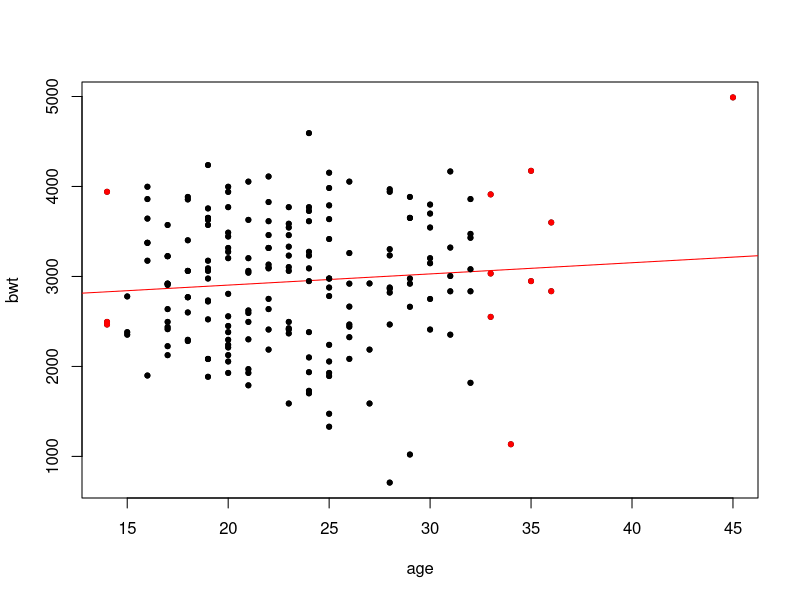
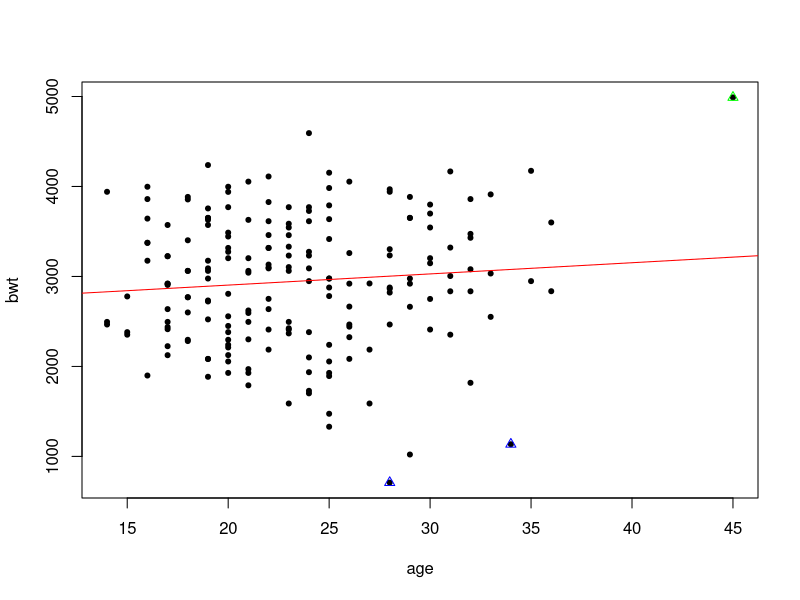
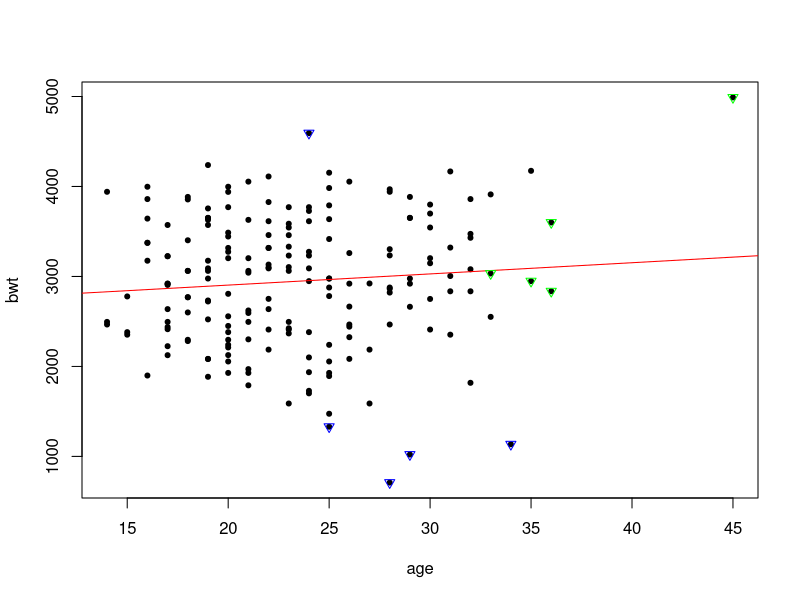
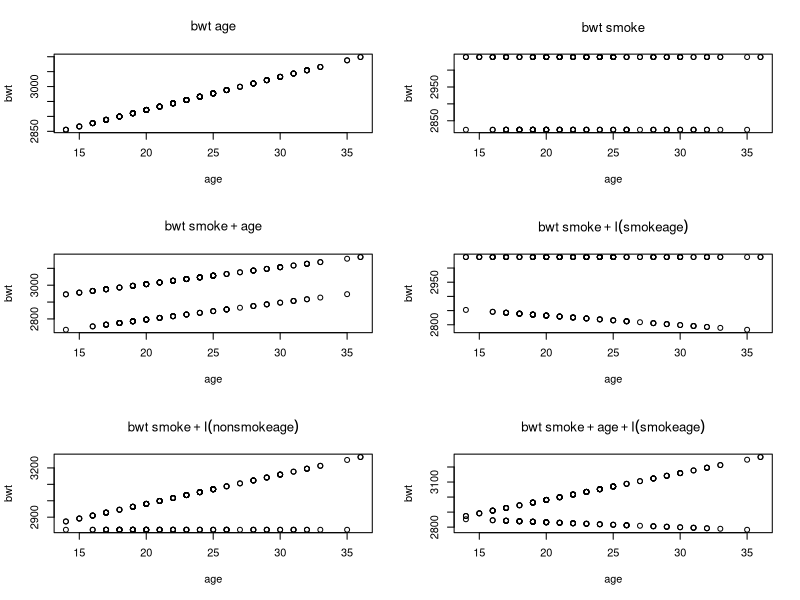

Here is the R script that generated these plots, in order:
## ---- chunk 1
library(MASS)
## ---- chunk 2
modela = lm(bwt~age, data = birthwt)
## ---- chunk 3
inf_measure = influence.measures(modela)
## ---- chunk 4
plot(birthwt$bwt~birthwt$age, pch = 20, xlab = 'age', ylab = 'bwt') # I
abline(modela, col = 'red') # II
flag = inf_measure$infmat
points(birthwt$age, birthwt$bwt, col = ifelse(flag[,6] > 4/dim(birthwt)[1], 'red', 'black'), pch = 20) # III
## ---- chunk 5
plot(birthwt$bwt~birthwt$age, pch = 20, xlab = 'age', ylab = 'bwt') # I
abline(modela, col = 'red')
points(birthwt$age[inf_measure$is.inf[,'dffit'] & inf_measure$infmat[,'dffit'] < 0], birthwt$bwt[inf_measure$is.inf[,'dffit'] & inf_measure$infmat[,'dffit'] < 0], type = 'p', col = 'blue', pch = 2)
points(birthwt$age[inf_measure$is.inf[,'dffit'] & inf_measure$infmat[,'dffit'] >= 0], birthwt$bwt[inf_measure$is.inf[,'dffit'] & inf_measure$infmat[,'dffit'] >= 0], type = 'p', col = 'green', pch = 2)
## ---- chunk 6
plot(birthwt$bwt~birthwt$age, pch = 20, xlab = 'age', ylab = 'bwt') # I
abline(modela, col = 'red')# IV
points(birthwt$age[inf_measure$is.inf[,'cov.r'] & inf_measure$infmat[,'cov.r'] < 1], birthwt$bwt[inf_measure$is.inf[,'cov.r'] & inf_measure$infmat[,'cov.r'] < 1], type = 'p', col = 'blue', pch = 6)
points(birthwt$age[inf_measure$is.inf[,'cov.r'] & inf_measure$infmat[,'cov.r'] >= 1], birthwt$bwt[inf_measure$is.inf[,'cov.r'] & inf_measure$infmat[,'cov.r'] >= 1], type = 'p', col = 'green', pch = 6) #V
## ---- chunk 7
newbirthwt = sub <- subset(birthwt,!inf_measure$is.inf[,'dffit'])
## ---- chunk 8
summary.table = function(fit){
    Nonsmoke.Intercept = summary(fit)$coef[1,1]
    Nonsmoke.slope = 0
    Smoke.Intercept = summary(fit)$coef[2,1] + Nonsmoke.Intercept
    Smoke.slope = 0
    
    if(i == 1){
      Nonsmoke.slope = summary(fit)$coef[2,1]
      Smoke.Intercept = NA
      Smoke.slope = NA
    }
    
    if(i == 2){
      Smoke.Intercept = Nonsmoke.Intercept + summary(fit)$coef[2,1]
    }
    
    if(i == 3){
      Smoke.Intercept = Smoke.slope = summary(fit)$coef[3,1]
    }
    
    if(i == 4){
      Smoke.slope = summary(fit)$coef[3,1]
    }
    
    if(i == 5){
      Nonsmoke.slope = summary(fit)$coef[3,1]
    }
    
    if(i == 6){
      Nonsmoke.slope = summary(fit)$coef[3,1]
      Smoke.slope = Nonsmoke.slope + summary(fit)$coef[4,1]
    }
    
    Radj = summary(fit)$adj.r.squared
    Numerator.d.f = summary(fit)$f[2]
    Denominator.d.f = summary(fit)$f[3]
    Fstat = summary(fit)$f[1]
    Pv = 1 - pf(Fstat,Numerator.d.f,Denominator.d.f)
  
    sumname = data.frame( Nonsmoke.Intercept, Nonsmoke.slope, Smoke.Intercept, Smoke.slope,
                          Radj, Numerator.d.f, Denominator.d.f, Fstat, Pv)
    sum = c( Nonsmoke.Intercept, Nonsmoke.slope, Smoke.Intercept, Smoke.slope, Radj,
             Numerator.d.f,Denominator.d.f, Fstat, Pv)
  
    names(sum) = names(sumname)
    
    # print(summary(fit))
  return(sum)
}

newbirthwt$nonsmoke <- ifelse(newbirthwt$smoke == 1, 0, 1)
newbirthwt$smoke <- as.numeric(newbirthwt$smoke)
newbirthwt$nonsmoke<- as.numeric(newbirthwt$nonsmoke)
bwt <- newbirthwt$bwt
smoke <- newbirthwt$smoke
nonsmoke <- newbirthwt$nonsmoke
age <- newbirthwt$age

formula.list = list(
  bwt ~ age,
  bwt ~ smoke,
  bwt ~ smoke + age,
  bwt ~ smoke + I(smoke*age),
  bwt ~ smoke + I(nonsmoke*age),
  bwt ~ smoke + age + I(smoke*age)
)

table = NULL
for (i in 1:6)  table = rbind(table, summary.table(lm(formula.list[[i]]))) 
row.names(table) = formula.list 
table
## ---- chunk 9
par(mfrow=c(3,2))
newbirthwt$smoke <- as.numeric(newbirthwt$smoke)
newbirthwt$nonsmoke <- ifelse(newbirthwt$smoke == 1, 0, 1)
newbirthwt$smoke <- as.numeric(newbirthwt$smoke)
newbirthwt$nonsmoke<- as.numeric(newbirthwt$nonsmoke)
bwt <- newbirthwt$bwt
smoke <- newbirthwt$smoke
nonsmoke <- newbirthwt$nonsmoke
age <- newbirthwt$age

formula.list = list(
  bwt ~ age,
  bwt ~ smoke,
  bwt ~ smoke + age,
  bwt ~ smoke + I(smoke*age),
  bwt ~ smoke + I(nonsmoke*age),
  bwt ~ smoke + age + I(smoke*age)
)
data = list(  
  data.frame(age),
  data.frame(smoke),
  data.frame(smoke, age),
  data.frame(smoke, I(smoke*age)),
  data.frame(smoke, I(nonsmoke*age)),
  data.frame(smoke, age, I(smoke*age))
  )


for(i in 1:6){
  plot(predict(lm(formula.list[[i]]), newdata = data[i])~age, 
       ylab = "bwt", xlab = "age",main= formula.list[[i]])}
## ---- chunk 10
summary(lm(bwt ~ smoke + I(nonsmoke * age)))
## ---- chunk 11
M2 = lm(bwt ~ smoke)
M5 = lm(bwt ~ smoke + I(nonsmoke * age))
anova(M2,M5)
